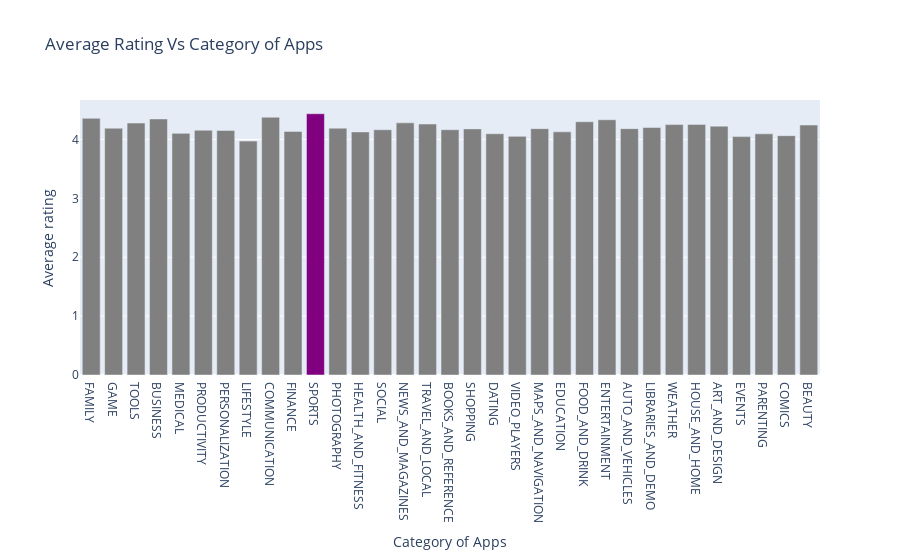

Here is the notebook cell this chart was saved with:
### Markdown cell above
As we can see that, House and Home category apps are most reviwed by the users

### Code cell
# Which category has highest number of ratings

number_of_ratings_per_cat=apps_cleaned.groupby("Category")["Rating"].mean().values


trace2=go.Bar(
    x=num_of_apps.index,
    y=number_of_ratings_per_cat,
)

# Setting the default value for the color

trace2.marker.color="grey"


#Finding index where highest number of average rating occurs

index=trace2["y"].tolist().index(max(number_of_ratings_per_cat))


# Changing color of the bar at that position

colors=[trace2.marker.color]*len(num_of_apps.index)
colors[index]="purple"


layout2=go.Layout(
    title="Average Rating Vs Category of Apps",
    xaxis=dict(title="Category of Apps"),
    yaxis=dict(title="Average rating")
)

data2=[trace2]

# Assigning colors list to trace color 

trace2.marker.color=colors


fig2=go.Figure(data2,layout2)

plotly.offline.iplot(fig2)

### Figure 1 — Plotly figure (JSON) as saved in the notebook; plotly's stock layout.template omitted (floating-point values rounded to 4 significant figures)
{"data": [{"marker": {"color": ["grey", "grey", "grey", "grey", "grey", "grey", "grey", "grey", "grey", "grey", "purple", "grey", "grey", "grey", "grey", "grey", "grey", "grey", "grey", "grey", "grey", "grey", "grey", "grey", "grey", "grey", "grey", "grey", "grey", "grey", "grey", "grey", "grey"]}, "type": "bar", "x": ["FAMILY", "GAME", "TOOLS", "BUSINESS", "MEDICAL", "PRODUCTIVITY", "PERSONALIZATION", "LIFESTYLE", "COMMUNICATION", "FINANCE", "SPORTS", "PHOTOGRAPHY", "HEALTH_AND_FITNESS", "SOCIAL", "NEWS_AND_MAGAZINES", "TRAVEL_AND_LOCAL", "BOOKS_AND_REFERENCE", "SHOPPING", "DATING", "VIDEO_PLAYERS", "MAPS_AND_NAVIGATION", "EDUCATION", "FOOD_AND_DRINK", "ENTERTAINMENT", "AUTO_AND_VEHICLES", "LIBRARIES_AND_DEMO", "WEATHER", "HOUSE_AND_HOME", "ART_AND_DESIGN", "EVENTS", "PARENTING", "COMICS", "BEAUTY"], "y": [4.358, 4.19, 4.279, 4.347, 4.103, 4.155, 4.151, 3.972, 4.376, 4.136, 4.436, 4.191, 4.127, 4.164, 4.281, 4.261, 4.165, 4.178, 4.096, 4.052, 4.182, 4.129, 4.3, 4.334, 4.183, 4.202, 4.251, 4.255, 4.225, 4.047, 4.094, 4.064, 4.244]}], "layout": {"title": {"text": "Average Rating Vs Category of Apps"}, "xaxis": {"title": {"text": "Category of Apps"}}, "yaxis": {"title": {"text": "Average rating"}}}}
